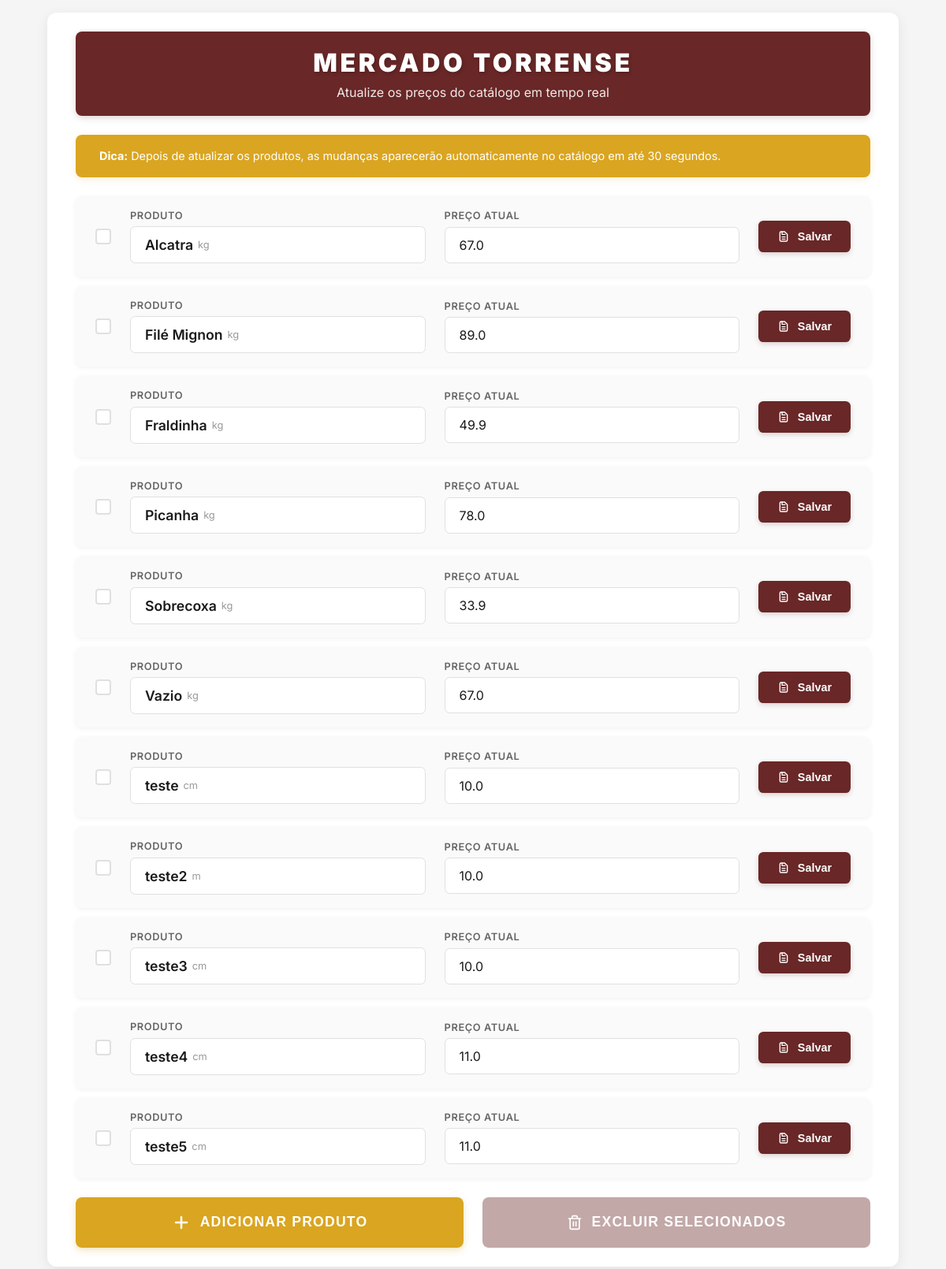
The page /gerenciar on the database as committed earlier.
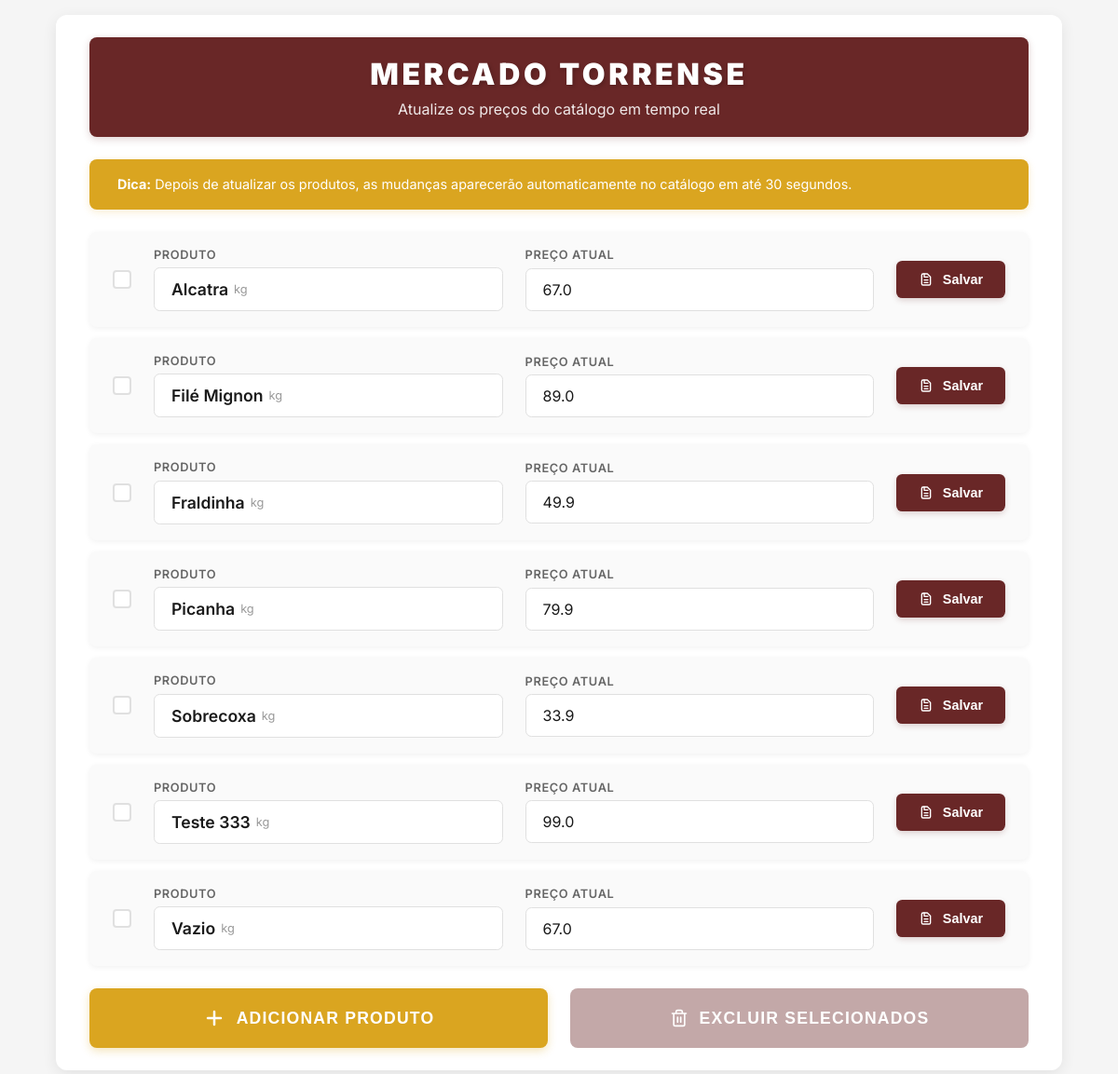
The same page on the database as committed later.
### tables this page shows
CREATE TABLE produtos (
            id INTEGER PRIMARY KEY AUTOINCREMENT,
            nome TEXT NOT NULL,
            preco REAL NOT NULL,
            unidade TEXT NOT NULL
        );

### app.py (the view)
@app.route('/')
@app.route('/gerenciar')
def gerenciar():
    conn = get_db_connection()
    produtos = conn.execute('SELECT * FROM produtos ORDER BY nome').fetchall()
    conn.close()
    return render_template('gerenciar.html', produtos=produtos)

### app.py (called while the page is built)
def get_db_connection():
    conn = sqlite3.connect(DB_NAME)
    conn.row_factory = sqlite3.Row
    return conn

### templates/gerenciar.html (shortened to what this page needs)
<!DOCTYPE html>
<html lang="pt-BR">
<head>
    <link rel="stylesheet" href="{{ url_for('static', filename='styles/gerenciar.css') }}">
</head>
<body>
    <div class="container">
        <div class="header">
            <h1>MERCADO TORRENSE</h1>
            <p>Atualize os preços do catálogo em tempo real</p>
        </div>
        <div class="info-box">
            <strong>Dica:</strong> Depois de atualizar os produtos, as mudanças aparecerão automaticamente no catálogo em até 30 segundos.
        </div>
        <div id="produtosLista">
            {% for produto in produtos %}
            <div class="produto-item">
                <div class="produto-checkbox">
                    <label for="select-{{ produto.id }}" class="checkbox-custom"></label>
                </div>
                <div class="produto-col">
                    <div class="produto-label">Produto</div>
                    <div class="produto-nome-display">
                        {{ produto.nome }}<span class="produto-unidade">{{ produto.unidade }}</span>
                    </div>
                </div>
                <div class="produto-col">
                    <div class="produto-label">Preço Atual</div>
                    <input
                        type="number"
                        id="preco-{{ produto.id }}"
                        step="0.01"
                        min="0"
                        value="{{ produto.preco }}"
                        placeholder="R$ 0,00"
                    >
                </div>
                <button class="btn-salvar" onclick="atualizarPreco({{ produto.id }})">
                    Salvar
                </button>
            </div>
            {% endfor %}
        </div>
        <div class="botoes-container">
            <button class="btn-adicionar" onclick="abrirModal()">
                <svg class="icon-plus" viewBox="0 0 24 24" fill="none" xmlns="http://www.w3.org/2000/svg">
                    <path d="M12 5V19M5 12H19" stroke="currentColor" stroke-width="2.5" stroke-linecap="round" stroke-linejoin="round"/>
                </svg>
                ADICIONAR PRODUTO
            </button>
            <button class="btn-excluir" id="btnExcluir" onclick="abrirModalExclusao()">
                EXCLUIR SELECIONADOS
            </button>
        </div>
    </div>
</body>
</html>

### static/styles/gerenciar.css (style rules this page uses)
* { margin: 0; padding: 0; box-sizing: border-box; }
body { font-family: 'Inter', -apple-system, BlinkMacSystemFont, 'Segoe UI', Roboto, 'Helvetica Neue', Arial, sans-serif; background: #F5F5F5; min-height: 100vh; padding: 2vh 2vw; color: #1A1A1A; }
.container { max-width: 90vw; margin: 0 auto; background: white; border-radius: 1.5vh; padding: 3vh 3vw; box-shadow: 0 0.5vh 2vh rgba(0, 0, 0, 0.08); }
.header { background: #692727; border-radius: 1vh; padding: 2.5vh 3vw; margin-bottom: 3vh; text-align: center; box-shadow: 0 0.3vh 1vh rgba(105, 39, 39, 0.2); }
.header h1 { font-size: 4vh; font-weight: 900; color: white; margin-bottom: 1vh; letter-spacing: 0.3vw; text-shadow: 0.2vh 0.2vh 0.5vh rgba(0, 0, 0, 0.2); }
.header p { font-size: 2vh; color: rgba(255, 255, 255, 0.9); font-weight: 400; }
.info-box { background: #DAA520; border-radius: 1vh; padding: 2vh 2.5vw; margin-bottom: 3vh; color: white; font-size: 1.8vh; line-height: 1.5; box-shadow: 0 0.3vh 1vh rgba(218, 165, 32, 0.2); }
.info-box strong { font-weight: 700; }
.produtos-lista, #produtosLista { margin-bottom: 3vh; }
.produto-item { background: #FAFAFA; border-radius: 1vh; padding: 2vh 2vw; margin-bottom: 1.5vh; display: grid; grid-template-columns: auto 1fr 1fr auto; gap: 2vw; align-items: center; box-shadow: 0 0.2vh 0.8vh rgba(0, 0, 0, 0.06); border: 0.2vh solid transparent; transition: all 0.3s ease; }
.produto-col { display: flex; flex-direction: column; }
.produto-label { font-size: 1.6vh; color: #666; margin-bottom: 0.8vh; font-weight: 600; text-transform: uppercase; letter-spacing: 0.05vw; }
.produto-nome-display { background: white; border: 0.2vh solid #E0E0E0; border-radius: 0.8vh; padding: 1.5vh 1.5vw; font-size: 2.2vh; color: #1A1A1A; font-weight: 600; display: flex; align-items: center; gap: 0.5vw; }
.produto-unidade { font-size: 1.6vh; color: #999; font-weight: 400; }
input[type="number"], input[type="text"], select { background: white; border: 0.2vh solid #E0E0E0; border-radius: 0.8vh; padding: 1.5vh 1.5vw; font-size: 2vh; color: #1A1A1A; transition: all 0.2s; width: 100%; font-family: inherit; }
.btn-salvar { background: #692727; color: white; border: none; border-radius: 0.8vh; padding: 1.5vh 2vw; font-size: 1.8vh; font-weight: 700; cursor: pointer; transition: all 0.2s; display: flex; align-items: center; gap: 0.8vw; white-space: nowrap; box-shadow: 0 0.3vh 0.8vh rgba(105, 39, 39, 0.2); }
.icon-save { width: 2vh; height: 2vh; }
.btn-adicionar { background: #DAA520; color: white; border: none; border-radius: 1vh; padding: 2.5vh 3vw; font-size: 2.2vh; font-weight: 700; cursor: pointer; transition: all 0.2s; display: flex; align-items: center; justify-content: center; gap: 1vw; margin-top: 3vh; width: 100%; box-shadow: 0 0.4vh 1.2vh rgba(218, 165, 32, 0.3); text-transform: uppercase; letter-spacing: 0.1vw; }
.icon-plus { width: 3vh; height: 3vh; }
.produto-checkbox { display: flex; align-items: center; justify-content: center; }
.checkbox-custom { width: 2.5vh; height: 2.5vh; border: 0.3vh solid #E0E0E0; border-radius: 0.5vh; cursor: pointer; display: flex; align-items: center; justify-content: center; transition: all 0.2s; background: white; }
.btn-excluir { background: #692727; color: white; border: none; border-radius: 1vh; padding: 2.5vh 3vw; font-size: 2.2vh; font-weight: 700; cursor: pointer; transition: all 0.2s; display: flex; align-items: center; justify-content: center; gap: 1vw; margin-top: 2vh; width: 100%; opacity: 0.4; pointer-events: none; text-transform: uppercase; letter-spacing: 0.1vw; }
.icon-trash { width: 2.5vh; height: 2.5vh; }
.botoes-container { display: flex; gap: 2vw; margin-top: 3vh; }
.botoes-container .btn-adicionar, .botoes-container .btn-excluir { flex: 1; margin-top: 0; }
.produto-item { animation: fadeIn 0.3s ease forwards; }
.produto-item:nth-child(1) { animation-delay: 0.05s; }
.produto-item:nth-child(2) { animation-delay: 0.1s; }
.produto-item:nth-child(3) { animation-delay: 0.15s; }
.produto-item:nth-child(4) { animation-delay: 0.2s; }
.produto-item:nth-child(5) { animation-delay: 0.25s; }
.produto-item:nth-child(6) { animation-delay: 0.3s; }
.produto-item:nth-child(7) { animation-delay: 0.35s; }

Rows that differ between the two databases and show on the page:
removed produtos: nome "teste", unidade "cm", preco "10.0"
removed produtos: nome "teste2", unidade "m", preco "10.0"
removed produtos: nome "teste3", unidade "cm", preco "10.0"
removed produtos: nome "teste4", unidade "cm", preco "11.0"
removed produtos: nome "teste5", unidade "cm", preco "11.0"
changed produtos "Picanha": preco "78.0" → "79.9"
added produtos: nome "Teste 333", unidade "kg", preco "99.0"
